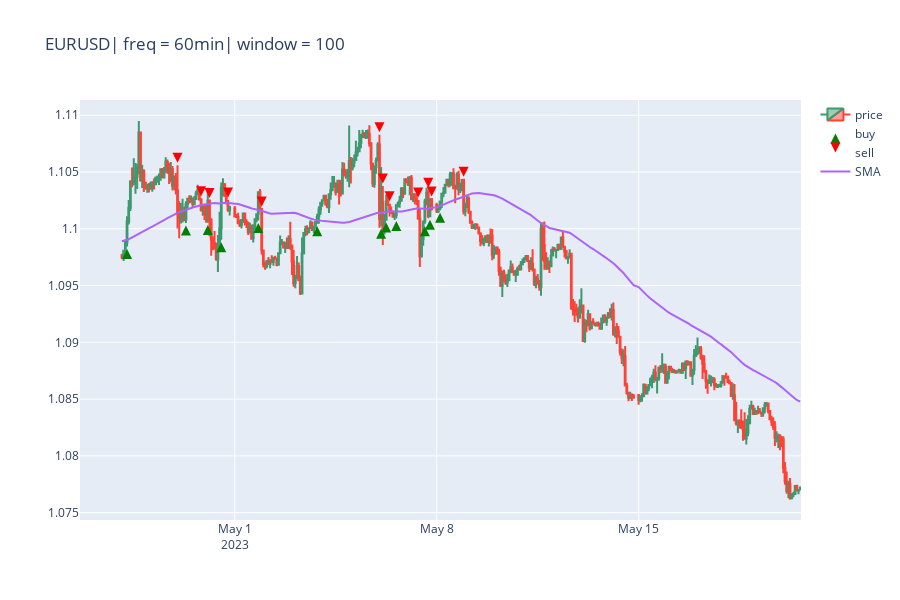

The notebook cell this image was saved under:
### Code cell
tester_xtb.plot_trades()

### Figure 1 — Plotly figure (JSON) as saved in the notebook; plotly's stock layout.template omitted (floating-point values rounded to 4 significant figures; data arrays with more than 128 entries replaced by an {"elided": "..."} marker saying what was removed)
{"data": [{"close": {"elided": "398 float values"}, "high": {"elided": "398 float values"}, "low": {"elided": "398 float values"}, "name": "price", "open": {"elided": "398 float values"}, "type": "candlestick", "x": {"elided": "398 str values"}, "xaxis": "x", "yaxis": "y"}, {"marker": {"color": "green", "size": 10, "symbol": "arrow-up"}, "mode": "markers", "name": "buy", "type": "scatter", "x": ["2023-04-26T08:00:00", "2023-04-27T19:00:00", "2023-04-28T08:00:00", "2023-04-28T16:00:00", "2023-05-01T14:00:00", "2023-05-03T01:00:00", "2023-05-04T15:00:00", "2023-05-04T18:00:00", "2023-05-05T00:00:00", "2023-05-05T17:00:00", "2023-05-05T20:00:00", "2023-05-08T02:00:00"], "xaxis": "x", "y": [1.098, 1.1, 1.1, 1.099, 1.1, 1.1, 1.1, 1.101, 1.101, 1.1, 1.101, 1.101], "yaxis": "y"}, {"marker": {"color": "red", "size": 10, "symbol": "arrow-down"}, "mode": "markers", "name": "sell", "type": "scatter", "x": ["2023-04-27T14:00:00", "2023-04-28T04:00:00", "2023-04-28T09:00:00", "2023-04-28T20:00:00", "2023-05-01T16:00:00", "2023-05-04T14:00:00", "2023-05-04T16:00:00", "2023-05-04T20:00:00", "2023-05-05T13:00:00", "2023-05-05T19:00:00", "2023-05-05T21:00:00", "2023-05-08T16:00:00"], "xaxis": "x", "y": [1.106, 1.103, 1.103, 1.103, 1.102, 1.108, 1.104, 1.102, 1.103, 1.104, 1.103, 1.105], "yaxis": "y"}, {"mode": "lines", "name": "SMA", "type": "scatter", "x": {"elided": "398 str values"}, "xaxis": "x", "y": {"elided": "398 float values"}, "yaxis": "y"}], "layout": {"height": 600, "title": {"text": "EURUSD| freq = 60min| window = 100"}, "xaxis": {"anchor": "y", "domain": [0, 1], "rangebreaks": [{"bounds": ["sat", "mon"]}], "rangeslider": {"visible": false}}, "yaxis": {"anchor": "x", "domain": [0, 1]}}}
